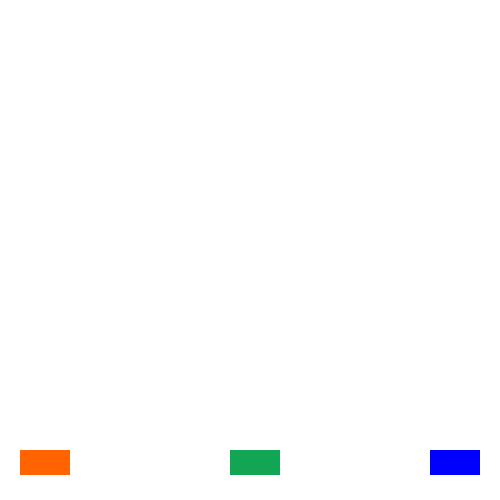
Frame 1 (no input)
Frame 60 (the mouse pressed at the canvas centre just before this capture): identical to frame 1, image omitted
Frame 120 (the mouse held since frame 60 and released just before this capture): identical to frame 1, image omitted

The Processing sketch that drew this single still picture (run headless with seeded random() and noise(); from frame 60 on, the mouse is pressed at the canvas centre):

// Processing sketch: processing_89217
// ── processing_89217.pde

boolean button1 = false;
boolean button2 = false;
boolean button3 = false;
 
int x1=20;
int x2=220;
int x3=430;
 
int y=450;
int h=475;
 
int w=50;
 
 
void setup(){
size(500,500);
smooth();
background(255);
}
float i = 0;
float j = 0;
float k = -255;
 
void draw(){
fill(255,100,0);
  noStroke();
  rect(20,450,50,25);
   
  fill(17,165,84);
  rect(width/2-20, 450, 50,25);
   
  fill(0,0,255);
  rect(430,450,50,25);
  
}
 
void mouseDragged(){
 
  if (button1){
    fill(random(255,255),80,0);
    ellipse(mouseX,mouseY,50,50);
     
  }
   

  if (button2){
    fill(0,random(10,255),80);
    ellipse(mouseX,mouseY,50,50);
    ellipse(mouseX,mouseY,90,20);
  }
   
  if (button3){
   
    fill(0,0,random(40,255));
    ellipse(mouseX,mouseY,50,50);
    ellipse(mouseX,mouseY,90,20);
     i = i + .1;
  j = j + 1;
  k = k + 1;
  float r = random(0,255);
  float g = random(0,255);
  float b = random(0,255);
  translate(mouseX, mouseY);
  rotate(i);
  if(j<255){
  fill(r, g, b);
  } else {
  fill(r, g, b);
  }
  fill(r, g, b);
  beginShape();
  vertex(-50, -50);
  vertex(0, -100);
  vertex(50, -50);
  vertex(50, 50);
  vertex(0, 100);
  vertex(-50, 50);
  endShape(CLOSE);

  }
   
   
}
 
   
void mousePressed(){
  if((mouseX>x1)&&(mouseX<x1+w)&&(mouseY<y+h)){
  button1 = !button1;
    button2 =false; 
    button3 = false;
  }
   
  if((mouseX>x2)&&(mouseX<x2+w)&&(mouseY<y+h)){
  button2 = !button2;
  button1 = false; 
    button3 = false;
  }
   
  if((mouseX>x3)&&(mouseX<x3+w)&&(mouseY<y+h)){
  button3 = !button3;
  button1 = false; 
    button2 = false;
  }
}
 
void keyPressed(){
if (key=='c'){
fill(255);
rect(0,0,width,height);
}
}
